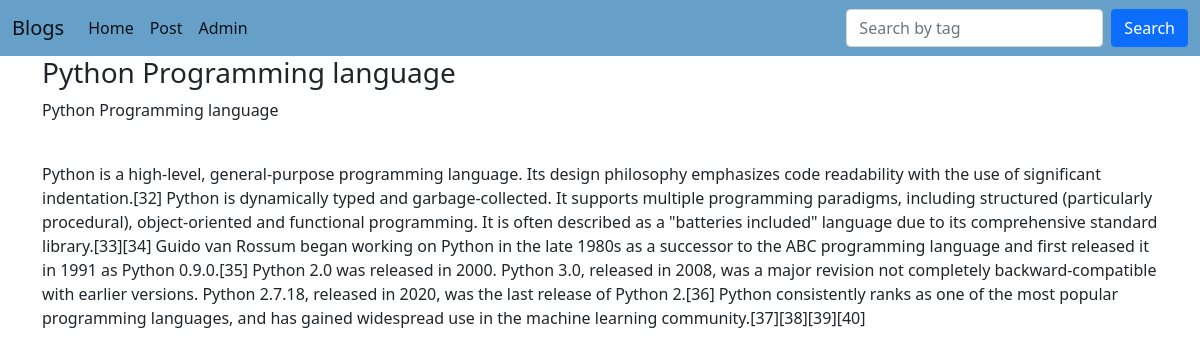
Screenshot of /blogpost/1/ with the database file from the repository.
### blog_app/models.py (models this page shows, shortened)
class Blogpost(models.Model):
    STATUS_CHOICES = (('draft', 'draft'),(  'published', 'published'),)
    blog_id=models.AutoField(primary_key=True)
    title=models.CharField(max_length=100)
    content=models.TextField()
    author=models.ForeignKey(User,on_delete=models.CASCADE)
    create_at=models.DateTimeField(auto_now_add=True,null=True)
    status=models.CharField(max_length=10,choices=STATUS_CHOICES,default='draft')
    tags=TaggableManager()

### blog_app/views.py (the view)
# urls.py: path('blogpost/<int:id>/', blog_post, name='blogpost'),
def blog_post(request,id):
    post=Blogpost.objects.get(blog_id=id)
    return render(request, 'app/blog_post.html',{'post':post})

### templates/app/blog_post.html (shortened to what this page needs)
{% extends "app/index.html" %}
{% block content %}
<div class="container">
    <h3>{{post.title}}</h3>
    <p>{{post.title}}</p>
    <br>
<p>
    {{post.content | safe}}
</p>
</div>
{% endblock %}

### rows the page displays
Blogpost: title "Python Programming language", content "Python is a high-level, general-purpose programming language. Its design philosophy emphasizes code readability with the use of significant indentation.[32] Python is dynamically typed and garbage-collected. It supports multiple programming paradigms, including structured (particularly procedural), object-oriented and functional programming. It is often described as a \"batteries included\" language due to its comprehensive standard library.[33][34] Guido van Rossum began working on Python in the late 1980s as a successor to the ABC programming language and first released it in 1991 as Python 0.9.0.[35] Python 2.0 was released in 2000. Python 3.0, released in 2008, was a major revision not…"
